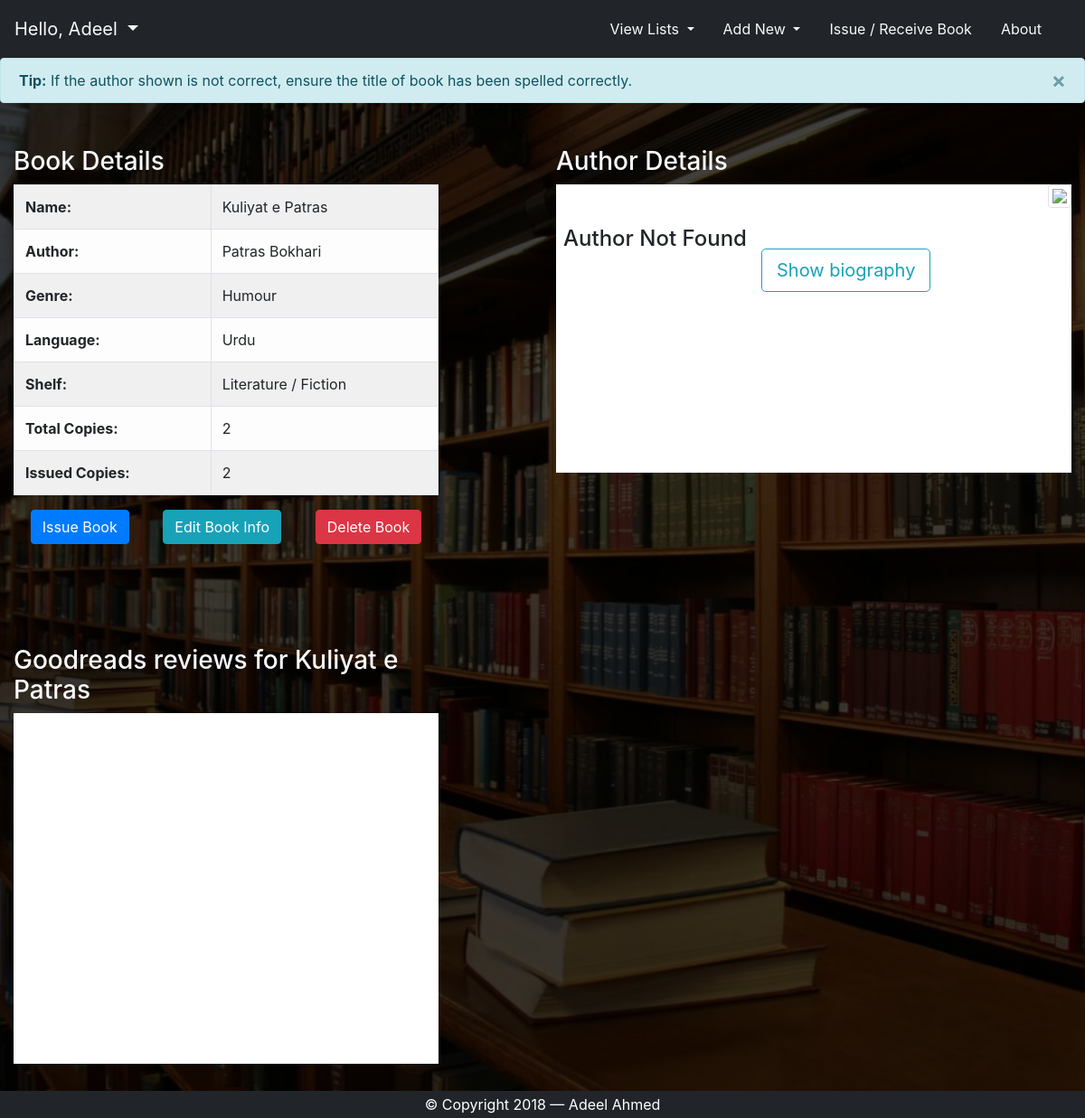
The app's page /view-book?name=Kuliyat+e+Patras (signed in) with its own data.
### tables this page shows
CREATE TABLE IF NOT EXISTS `book` (
  `id` int(11) NOT NULL AUTO_INCREMENT,
  `name` varchar(255) NOT NULL,
  `author` varchar(255) NOT NULL,
  `genre` varchar(255) NOT NULL,
  `book_language` varchar(255) NOT NULL,
  `shelf` varchar(255) NOT NULL,
  `total_copies` int(11) NOT NULL,
  `issued_copies` int(11) NOT NULL DEFAULT '0',
  PRIMARY KEY (`id`)
);

### view-book.php (called while the page is built, shortened)
<?php
require('views/view_book.view.php');
?>

### core/scripts/php/book-details.php (the view, shortened to what this page needs)
<?php
$viewBook = $connection->prepare('SELECT * FROM book WHERE name LIKE :book_name');
$viewBook->bindParam(":book_name", $book_name, PDO::PARAM_STR);
$viewBook->execute();
$columnNames = array_keys($viewBook->fetch(PDO::FETCH_ASSOC));
$viewBook->execute();
$bookDetails = $viewBook->fetch(PDO::FETCH_NUM);
$columnNames[4] = "Language";
$columnNames[6] = str_replace("_", " ", $columnNames[6]);
$columnNames[7] = str_replace("_", " ", $columnNames[7]);
echo "\n<table id='bookDetailsTable' class='table table-light table-striped table-bordered'>\n";
for ($i = 1; $i <= 7; $i++)
{
    echo "  <tr>\n";
    echo '      <th class="font-weight-bold" scope="row">' . ucwords($columnNames[$i]) . ':</th>';
    echo '<td class="bookInfo">' . $bookDetails[$i] . '</td>';
    echo "\n  </tr>\n";
}
echo '</table>';
?>

### core/css/logged-in-style.css (style rules this page uses)
html { position: relative; min-height: 100%; }
body { min-height: 100%; background: linear-gradient(rgba(0, 0, 0, 0.75), rgba(0, 0, 0, 0.75)), url('../../images/library1.jpg') center no-repeat fixed; background-size: cover; margin-bottom: 60px; }

### records on screen
book: name "Kuliyat e Patras", author "Patras Bokhari", genre "Humour", book_language "Urdu", shelf "Literature / Fiction", total_copies "2", issued_copies "2"

### other values on screen
$_SESSION["user_name"] "Adeel"
$columnNames[$i] "Name"
$columnNames[$i] "Author"
$columnNames[$i] "Genre"
$columnNames[$i] "Language"
$columnNames[$i] "Shelf"
$columnNames[$i] "Total Copies"
$columnNames[$i] "Issued Copies"
$name "Author Not Found"
$book_name "Kuliyat e Patras"
